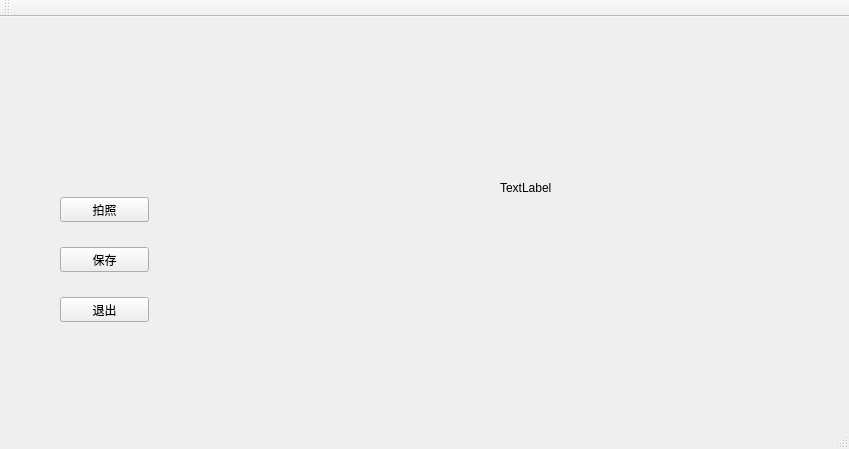
<?xml version="1.0" encoding="UTF-8"?>
<ui version="4.0">
 <class>MainWindow</class>
 <widget class="QMainWindow" name="MainWindow">
  <property name="geometry">
   <rect>
    <x>0</x>
    <y>0</y>
    <width>849</width>
    <height>449</height>
   </rect>
  </property>
  <property name="windowTitle">
   <string>MainWindow</string>
  </property>
  <widget class="QWidget" name="centralWidget">
   <widget class="QPushButton" name="pushButton">
    <property name="geometry">
     <rect>
      <x>60</x>
      <y>180</y>
      <width>89</width>
      <height>25</height>
     </rect>
    </property>
    <property name="text">
     <string>拍照</string>
    </property>
   </widget>
   <widget class="QPushButton" name="pushButton_2">
    <property name="geometry">
     <rect>
      <x>60</x>
      <y>230</y>
      <width>89</width>
      <height>25</height>
     </rect>
    </property>
    <property name="text">
     <string>保存</string>
    </property>
   </widget>
   <widget class="QPushButton" name="pushButton_3">
    <property name="geometry">
     <rect>
      <x>60</x>
      <y>280</y>
      <width>89</width>
      <height>25</height>
     </rect>
    </property>
    <property name="text">
     <string>退出</string>
    </property>
   </widget>
   <widget class="QLabel" name="label">
    <property name="geometry">
     <rect>
      <x>500</x>
      <y>60</y>
      <width>251</width>
      <height>221</height>
     </rect>
    </property>
    <property name="text">
     <string>TextLabel</string>
    </property>
   </widget>
   <widget class="QWidget" name="horizontalLayoutWidget">
    <property name="geometry">
     <rect>
      <x>30</x>
      <y>10</y>
      <width>201</width>
      <height>131</height>
     </rect>
    </property>
    <layout class="QHBoxLayout" name="viewImage"/>
   </widget>
  </widget>
  <widget class="QMenuBar" name="menuBar">
   <property name="geometry">
    <rect>
     <x>0</x>
     <y>0</y>
     <width>849</width>
     <height>28</height>
    </rect>
   </property>
  </widget>
  <widget class="QToolBar" name="mainToolBar">
   <attribute name="toolBarArea">
    <enum>TopToolBarArea</enum>
   </attribute>
   <attribute name="toolBarBreak">
    <bool>false</bool>
   </attribute>
  </widget>
  <widget class="QStatusBar" name="statusBar"/>
 </widget>
 <layoutdefault spacing="6" margin="11"/>
 <resources/>
 <connections/>
</ui>
